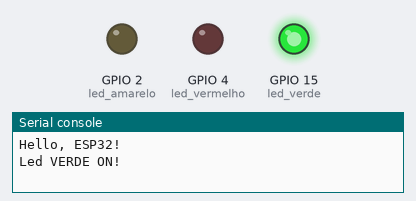
Bench run of a program on a simulated ESP32 board running MicroPython. On the bench: output pins drawn as LEDs (lit = HIGH), the last lines printed to the serial console. Wiring (from the project's diagram.json): yellow LED on GPIO 2, red LED on GPIO 4, green LED on GPIO 15.

Above: at 10.0 s.
At 20.2 s:
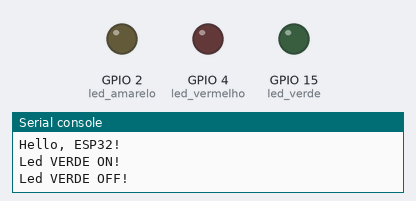
At 25.5 s:
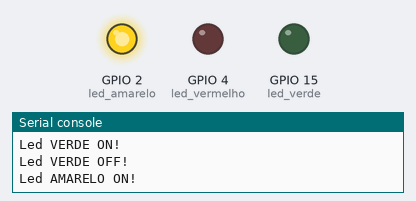
At 34.5 s:
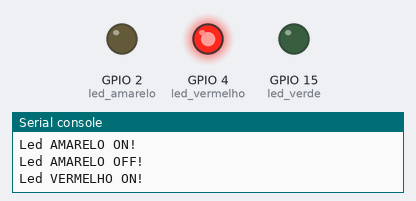
Timing chart, 0 to 50.1 s (numbered marks = the images above):
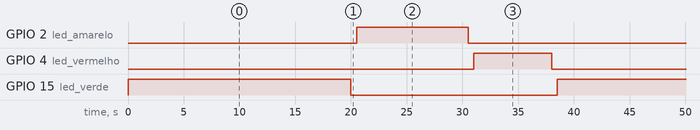

Measured:
- by itself, GPIO 2 (led_amarelo): alternates HIGH for 10.0 s and LOW for 28.5 s
- by itself, GPIO 4 (led_vermelho): alternates HIGH for 7.0 s and LOW for 31.5 s
- by itself, GPIO 15 (led_verde): alternates HIGH for 20.0 s and LOW for 18.5 s

The program:

main.py
```python
from machine import Pin
from utime import sleep

print("Hello, ESP32!")

led_verde = Pin(15, Pin.OUT)
led_amarelo = Pin(2, Pin.OUT)
led_vermelho = Pin(4, Pin.OUT)

while True:
    led_verde.on()
    print("Led VERDE ON!")
    sleep(20)
    led_verde.off()
    print("Led VERDE OFF!")
    sleep(0.5)

    led_amarelo.on()
    print("Led AMARELO ON!")
    sleep(10)
    led_amarelo.off()
    print("Led AMARELO OFF!")
    sleep(0.5)

    led_vermelho.on()
    print("Led VERMELHO ON!")
    sleep(7)
    led_vermelho.off()
    print("LED VERMELHO OFF!")
    sleep(0.5)
```
